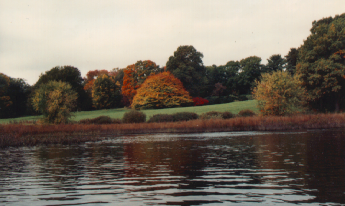
%> input picture Chapter03/images/autumn.tif, 345 x 206 px
$ octave exercise3_12.m   (GNU Octave 9; MATLAB toolbox functions it lacks are replaced by stand-ins)
%> lines starting %> are read from the running program, lines starting %| are printed output that depends on the picture
% Read in image
A = imread('images/autumn.tif');
%> A is the input picture: size 206x345x3 uint8; mean R, G, B 119.7, 110.2, 98.9

% Extract channels
R = A(:, :, 1);
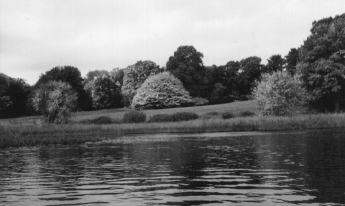
%> R: size 206x345 uint8; min 19, max 248, mean 119.7
G = A(:, :, 2);
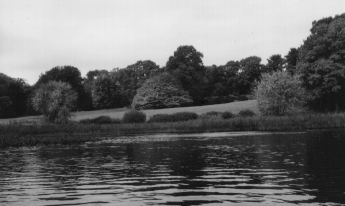
%> G: size 206x345 uint8; min 7, max 238, mean 110.2
B = A(:, :, 3);
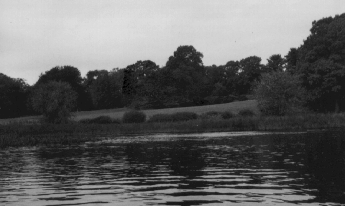
%> B: size 206x345 uint8; min 1, max 225, mean 98.9

% Perform histogram equilization
R = adapthisteq(R);
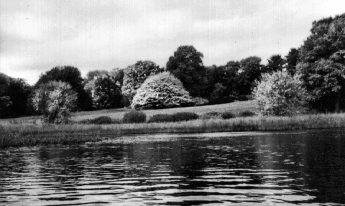
%> R: size 206x345 uint8; min 0, max 255, mean 120.8
G = adapthisteq(G);
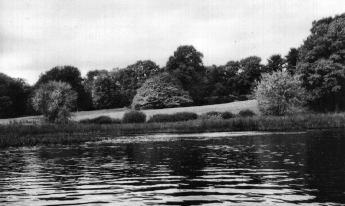
%> G: size 206x345 uint8; min 0, max 255, mean 118.6
B = adapthisteq(B);
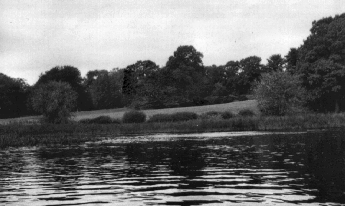
%> B: size 206x345 uint8; min 0, max 255, mean 113.2

% Display images
subplot(2, 2, 1), imshow(A);
subplot(2, 2, 2), imshow(R);
subplot(2, 2, 3), imshow(G);
subplot(2, 2, 4), imshow(B);
